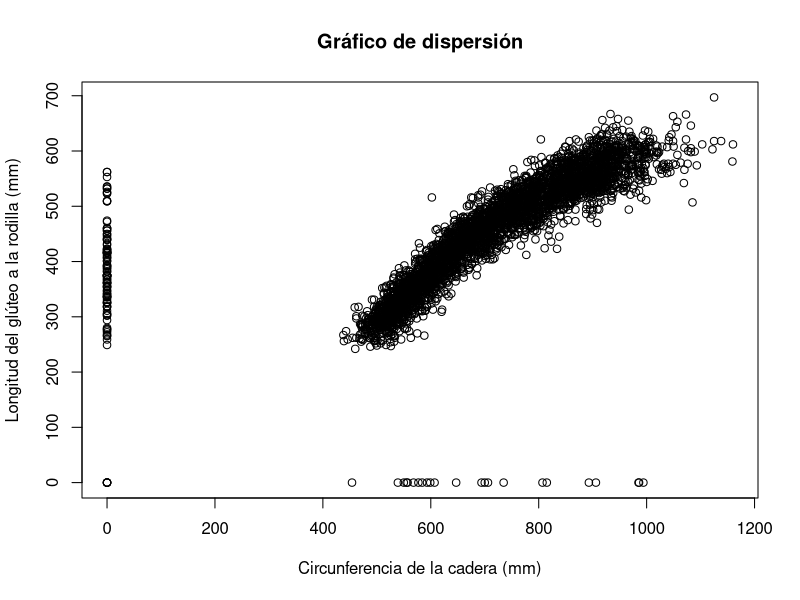
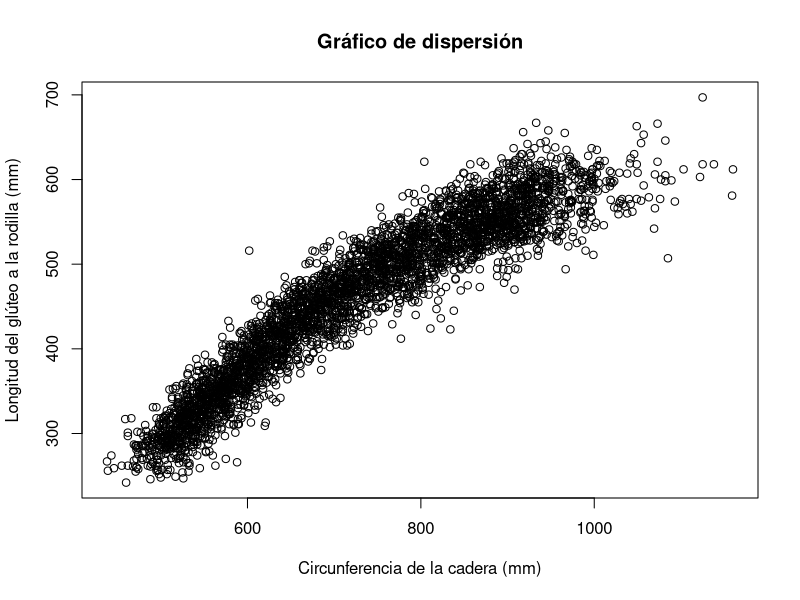
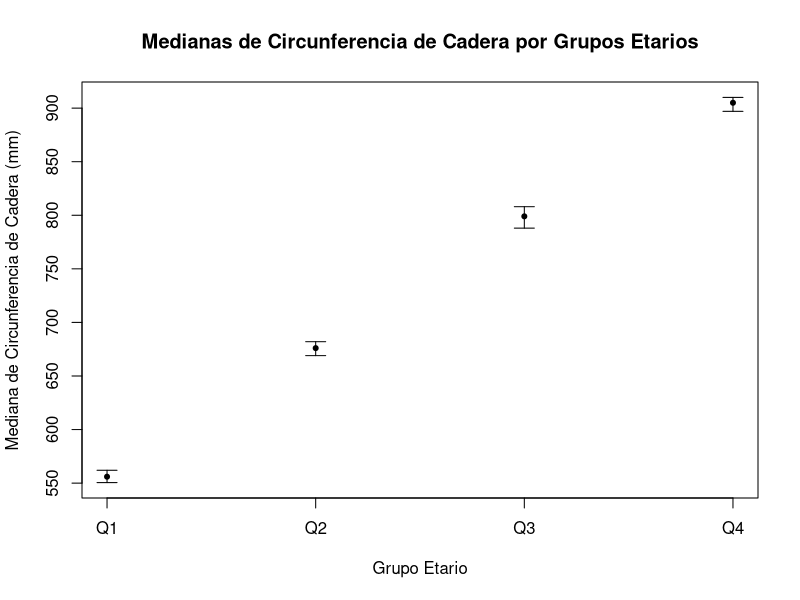
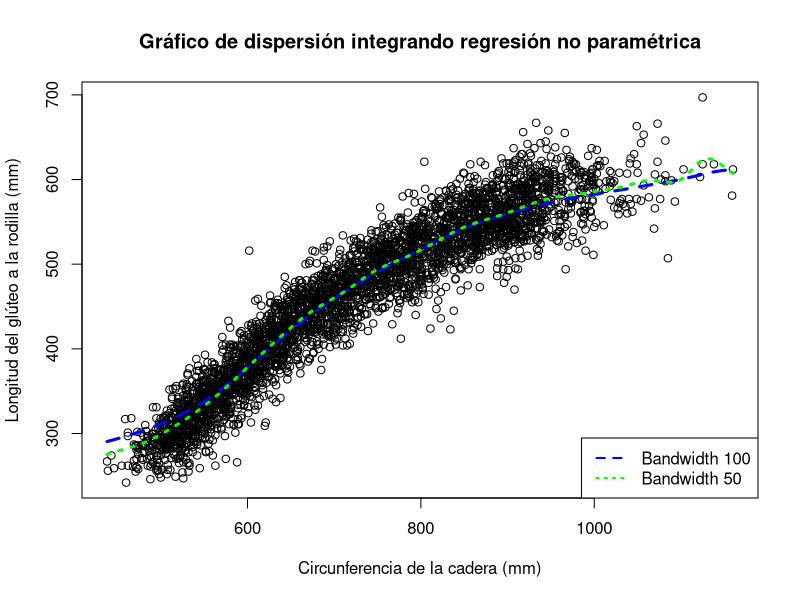
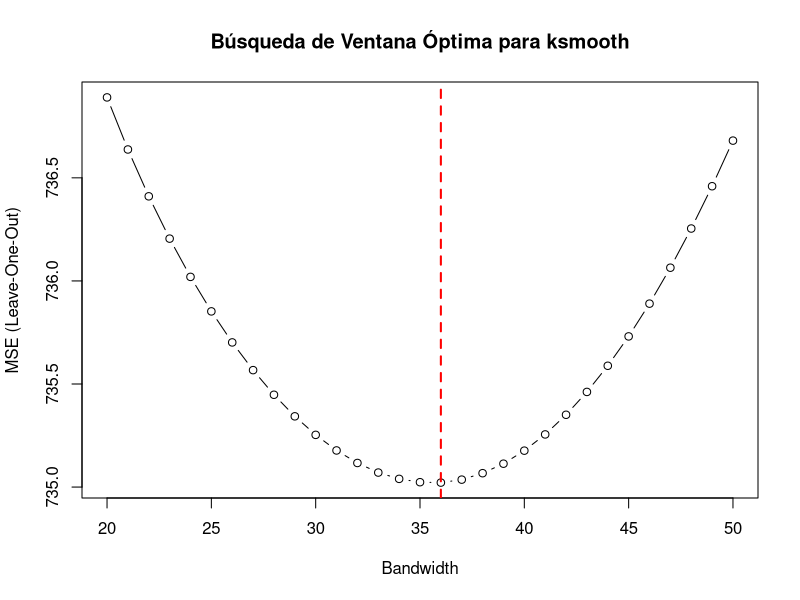

Source code (R) for these figures, in order: (Note: a time limit stopped this script after it produced the figures.)
## ---- chunk 1
knitr::opts_chunk$set(echo = TRUE)
rm(list=ls())
## ---- chunk 2
datos <- read.csv("individuals.csv", sep=";")
attach(datos)
## ---- chunk 3
plot(
  HIP.CIRCUMFERENCE, BUTTOCK.KNEE.LENGTH,
  main = "Gráfico de dispersión",
  xlab = "Circunferencia de la cadera (mm)", 
  ylab = "Longitud del glúteo a la rodilla (mm)"
)
## ---- chunk 4
plot(HIP.CIRCUMFERENCE[HIP.CIRCUMFERENCE != 0 & BUTTOCK.KNEE.LENGTH != 0],
     BUTTOCK.KNEE.LENGTH[HIP.CIRCUMFERENCE != 0 & BUTTOCK.KNEE.LENGTH != 0],
     main = "Gráfico de dispersión",
     xlab = "Circunferencia de la cadera (mm)",
     ylab = "Longitud del glúteo a la rodilla (mm)"
)
## ---- chunk 5
poblacion_femenina <- datos[SEX == 2, ]

poblacion_femenina <- poblacion_femenina[
  poblacion_femenina$HIP.CIRCUMFERENCE != 0 & poblacion_femenina$BUTTOCK.KNEE.LENGTH != 0,
  ]
## ---- chunk 6
quartiles <- quantile(poblacion_femenina$AGE.IN.MONTHS, probs = c(0.25, 0.5, 0.75))
poblacion_femenina$group <- cut(
  poblacion_femenina$AGE.IN.MONTHS, 
  breaks = c(-Inf, quartiles, Inf), 
  labels = c("Q1", "Q2", "Q3", "Q4")
)

ic_bootstrap <- function(data, n_bootstrap = 1000, conf_level = 0.95) {
  medians <- c()
  
  for (i in 1:n_bootstrap){
    medians <- c(medians, median(sample(data, replace = TRUE)))
  }

  lower_bound <- quantile(medians, (1 - conf_level) / 2)
  upper_bound <- quantile(medians, 1 - (1 - conf_level) / 2)
  list(median = median(data), lower = lower_bound, upper = upper_bound)
}

results <- lapply(
  split(poblacion_femenina$HIP.CIRCUMFERENCE, poblacion_femenina$group), ic_bootstrap
)

for (i in 1:4) {
  cat("Grupo", names(results)[i], "\n")
  cat("Mediana:", results[[i]]$median, "\n")
  cat("Intervalo de confianza:", results[[i]]$lower, "-", results[[i]]$upper, "\n\n")
}

## ---- chunk 7
groups <- names(results)

medians <- sapply(results, function(x) x$median)
lower_bounds <- sapply(results, function(x) x$lower)
upper_bounds <- sapply(results, function(x) x$upper)

plot(1:4, results$medians, ylim = range(c(lower_bounds, upper_bounds)), xaxt = "n",
     xlab = "Grupo Etario", ylab = "Mediana de Circunferencia de Cadera (mm)",
     main = "Medianas de Circunferencia de Cadera por Grupos Etarios")
axis(1, at = 1:4, labels = groups)
arrows(1:4, lower_bounds, 1:4, upper_bounds, angle = 90, code = 3, length = 0.1)
points(1:4, medians, pch=20)
## ---- chunk 8
X <- HIP.CIRCUMFERENCE[
  HIP.CIRCUMFERENCE != 0 & BUTTOCK.KNEE.LENGTH != 0
]
Y <- BUTTOCK.KNEE.LENGTH[
  HIP.CIRCUMFERENCE != 0 & BUTTOCK.KNEE.LENGTH != 0
]

plot(X, Y,
     main = "Gráfico de dispersión integrando regresión no paramétrica",
     xlab = "Circunferencia de la cadera (mm)",
     ylab = "Longitud del glúteo a la rodilla (mm)"
)
smooth_100 <- ksmooth(X, Y, kernel = "normal", bandwidth = 100)
smooth_50 <- ksmooth(X, Y, kernel = "normal", bandwidth = 50)

lines(smooth_100, col = "blue", lwd = 3, lty = 2)
lines(smooth_50, col = "green", lwd = 3, lty = 3)
legend("bottomright", legend = c("Bandwidth 100", "Bandwidth 50"), 
       col = c("blue", "green"), lty = c(2, 3), lwd = 2)
## ---- chunk 9
loo_mse <- function(bandwidth) {
  n <- length(X)
  mse <- 0
  
  for (i in 1:n) {
    X_train <- X[-i]
    Y_train <- Y[-i]
    smooth <- ksmooth(X_train, Y_train, kernel = "normal", bandwidth = bandwidth, x.points = X[i])
    mse <- mse + (Y[i] - smooth$y)^2
  }
  
  return(mse / n)
}

# Búsqueda de la ventana óptima en la grilla de 20 a 50 con paso 1
bandwidths <- 20:50
mse_values <- sapply(bandwidths, loo_mse)

optimal_bandwidth <- bandwidths[which.min(mse_values)]
plot(bandwidths, mse_values, type = "b", main = "Búsqueda de Ventana Óptima para ksmooth",
     xlab = "Bandwidth", ylab = "MSE (Leave-One-Out)")
abline(v = optimal_bandwidth, col = "red", lwd = 2, lty = 2)
## ---- chunk 10
cat("La ventana óptima obtenida es", optimal_bandwidth)
## ---- chunk 11
# Función para el estimador de Nadaraya-Watson
nwsmooth <- function(x, X, Y, h) {
  K <- function(u) dnorm(u)
  n <- length(X)
  m <- numeric(length(x))
  
  # Si x == X, weights_matrix corresponde a la matriz asociada con 
  # la transformación lineal de Nadaraya-Watson
  weights_matrix <- matrix(nrow = length(x), ncol = n)
  
  for (i in 1:length(x)) {
    weights_matrix[i, ] <- K((X - x[i]) / h)
    weights_matrix[i, ] <- weights_matrix[i, ] / sum(weights_matrix[i, ])
    m[i] <- sum(weights_matrix[i, ] * Y)
  }
  
  return(list(m = m, weights = weights_matrix))
}
## ---- chunk 12

loo_mse_nw <- function(bandwidth) {
  n <- length(X)
  nw_response <- nwsmooth(X, X, Y, bandwidth)
  Y_hat <- nw_response$m
  weights <- nw_response$weights
  mse <- 0
  
  for (i in 1:n){
    mse <- mse + (Y[i]-Y_hat[i])^2 / (1 - weights[i, i])^2
  }
  
  mse <- mse / n
  
  return(mse)
}

mse_values_nw <- sapply(bandwidths, loo_mse_nw)

optimal_bandwidth_nw <- bandwidths[which.min(mse_values_nw)]
plot(bandwidths, mse_values_nw, type = "b", main = "Búsqueda de Ventana Óptima para Nadaraya-Watson",
     xlab = "Bandwidth", ylab = "MSE (Leave-One-Out)")
abline(v = optimal_bandwidth_nw, col = "blue", lwd = 2, lty = 2)

## ---- chunk 13
bandwidths_nw <- 1:20
mse_values_nw <- sapply(bandwidths_nw, loo_mse_nw)

optimal_bandwidth_nw <- bandwidths_nw[which.min(mse_values_nw)]
plot(bandwidths_nw, mse_values_nw, type = "b", main = "Búsqueda de Ventana Óptima para Nadaraya-Watson",
     xlab = "Bandwidth", ylab = "MSE (Leave-One-Out)")
abline(v = optimal_bandwidth_nw, col = "blue", lwd = 2, lty = 2)
## ---- chunk 14
cat("La ventana óptima obtenida es", optimal_bandwidth_nw)
## ---- chunk 15
plot(X, Y,
     main = "Gráfico de dispersión integrando regresión no paramétrica ksmooth",
     xlab = "Circunferencia de la cadera (mm)",
     ylab = "Longitud del glúteo a la rodilla (mm)"
)

x <- seq(min(X), max(X), length.out = 2*length(X))
smooth_nw_opt <- nwsmooth(x, X, Y, optimal_bandwidth_nw)
lines(x, smooth_nw_opt$m, col = "green", lwd = 3, lty = 3)
legend("topright", legend = sprintf("Bandwidth %s NW", optimal_bandwidth_nw), 
       col = "green", lty = 2, lwd = 2)
## ---- chunk 16
smooth_opt <- ksmooth(X, Y, kernel = "normal", bandwidth = optimal_bandwidth)

fit_lm <- lm(Y ~ X)

plot(X, Y,
     main = "Gráfico de dispersión integrando regresión no paramétrica nwsmooth",
     xlab = "Circunferencia de la cadera (mm)",
     ylab = "Longitud del glúteo a la rodilla (mm)"
)

lines(smooth_opt, col = "red", lwd = 3, lty = 2)
lines(x, smooth_nw_opt$m, col = "blue", lwd = 3, lty = 3)
abline(fit_lm, col = "green", lwd = 3, lty = 4)
legend("bottomright", legend = c("ksmooth Óptimo", "Nadaraya-Watson Óptimo", "Mínimos Cuadrados"),
       col = c("red", "blue", "green"), lty = c(2, 3, 4), lwd = 2)
## ---- chunk 17
cat("R^2 modelo lineal", summary(fit_lm)$r.squared)

calcular_r2 <- function(Y_real, Y_hat_ksmooth){
  ss_total <- sum((Y_real - mean(Y))^2)
  ss_res_ksmooth <- sum((Y_real - Y_hat_ksmooth)^2)
  rsq <- 1 - (ss_res_ksmooth / ss_total)
  
  return(rsq)
}

## ---- chunk 18
smooth_nw_opt <- nwsmooth(X, X, Y, optimal_bandwidth_nw)
cat("R^2 NW", calcular_r2(Y, smooth_nw_opt$m))
## ---- chunk 19
cat("R^2 ksmooth", calcular_r2(sort(Y), smooth_opt$y))
## ---- chunk 20
linearsmooth <- function(x, X, Y, h){
  K <- function(u) dnorm(u)
  n <- length(X)
  m <- numeric(length(x))
  
  weights_matrix <- matrix(nrow = n, ncol = n)
  
  for (i in 1:n) {
    weights_matrix[i, ] <- K((X - X[i]) / h)
    weights_matrix[i, ] <- weights_matrix[i, ] / sum(weights_matrix[i, ])
  }
  
  for (i in 1:length(x)) {
    X_design <- cbind(rep(1, n), X - x[i])
    M1 <- solve(t(X_design) %*% weights_matrix %*% X_design)
    M2 <- t(X_design) %*% weights_matrix
    coefs <- M1 %*% M2 %*% Y
    
    m[i] <- coefs[1]
  }
  
  return(m)
}

Y_pred <- linearsmooth(seq(min(X), max(X), length.out=500), X, Y, 13)
## ---- chunk 21
plot(X, Y,
     main = "Gráfico de dispersión integrando regresión no paramétrica nwsmooth",
     xlab = "Circunferencia de la cadera (mm)",
     ylab = "Longitud del glúteo a la rodilla (mm)"
)

lines(seq(min(X), max(X), length.out=500), Y_pred, col = "blue", lwd = 3, lty = 3)
